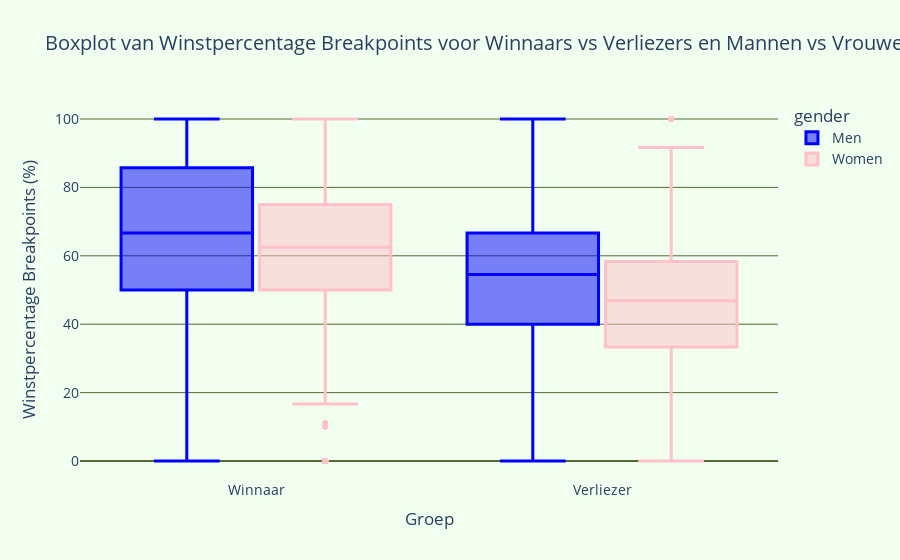

Notebook code cell kept with this figure:
### Markdown cell above
#### Tweede argument tweede perspectief

### Code cell
import pandas as pd
import plotly.express as px
import plotly.figure_factory as ff

# Laad het CSV-bestand
file_path = '../combined_cleaned_tennis_data.csv'
tennis_data = pd.read_csv(file_path)

# Converteer de relevante kolommen naar numeriek
tennis_data['w_bpSaved'] = pd.to_numeric(tennis_data['w_bpSaved'], errors='coerce')
tennis_data['w_bpFaced'] = pd.to_numeric(tennis_data['w_bpFaced'], errors='coerce')
tennis_data['l_bpSaved'] = pd.to_numeric(tennis_data['l_bpSaved'], errors='coerce')
tennis_data['l_bpFaced'] = pd.to_numeric(tennis_data['l_bpFaced'], errors='coerce')

# Bereken het percentage van gewonnen breakpoints
tennis_data['w_bpWinPercent'] = (tennis_data['w_bpSaved'] / tennis_data['w_bpFaced']) * 100
tennis_data['l_bpWinPercent'] = (tennis_data['l_bpSaved'] / tennis_data['l_bpFaced']) * 100

# Filter om te zorgen dat er geen negatieve waarden of NaN-waarden zijn
tennis_data_filtered = tennis_data[(tennis_data['w_bpWinPercent'].notna()) & (tennis_data['l_bpWinPercent'].notna()) & 
                                   (tennis_data['w_bpWinPercent'] >= 0) & (tennis_data['l_bpWinPercent'] >= 0)]

# Voeg een kolom toe om winnaar of verliezer aan te geven
winner_data = tennis_data_filtered.copy()
winner_data['result'] = 'Winnaar'
winner_data['bpWinPercent'] = winner_data['w_bpWinPercent']

loser_data = tennis_data_filtered.copy()
loser_data['result'] = 'Verliezer'
loser_data['bpWinPercent'] = loser_data['l_bpWinPercent']

# Combineer winnaars en verliezers data
combined_data = pd.concat([winner_data, loser_data])

# Zorg ervoor dat de categorieën van 'result' correct zijn
combined_data['result'] = pd.Categorical(combined_data['result'], categories=['Winnaar', 'Verliezer'])

# Interactieve boxplot met Plotly
fig = px.box(combined_data, x='result', y='bpWinPercent', color='gender', 
             title='Boxplot van Winstpercentage Breakpoints voor Winnaars vs Verliezers en Mannen vs Vrouwen',
             labels={'result': 'Groep', 'bpWinPercent': 'Winstpercentage Breakpoints (%)'},
             color_discrete_map={'Men': 'blue', 'Women': 'pink'},
             points='outliers',  # Toon outliers
             boxmode='group',    # Boxen groeperen
             category_orders={'result': ['Winnaar', 'Verliezer'], 'gender': ['Man', 'Vrouw']})

# Stijlen aanpassen voor betere leesbaarheid
fig.update_traces(marker=dict(size=6),  # Kleinere markers
                  line=dict(width=1.5),  # Dunne lijnen
                  selector=dict(type='box'))

# Mediane duidelijk markeren
for trace in fig.data:
    trace.line.width = 3

# Layout bijwerken
fig.update_layout(
    font=dict(size=14),  # Grotere lettergrootte voor leesbaarheid
    boxgap=0.2,  # Verminder de ruimte tussen de boxen
    bargap=0.05,  # Verminder de ruimte tussen de groepen boxen
    boxgroupgap=0.05,  # Verminder de ruimte tussen de groepen boxen
    paper_bgcolor='honeydew',  # Achtergrondkleur van het papier
    plot_bgcolor='honeydew',
    yaxis=dict(
        gridcolor='darkolivegreen', # Kleur van het rooster op de y-as
        zerolinecolor='darkolivegreen' # Kleur van het rooster op de y-as
    )
)

fig.show()

### Figure 1 — Plotly figure (JSON) as saved in the notebook; plotly's stock layout.template omitted (floating-point values rounded to 4 significant figures; data arrays with more than 128 entries replaced by an {"elided": "..."} marker saying what was removed)
{"data": [{"alignmentgroup": "True", "boxpoints": "outliers", "hovertemplate": "gender=Men<br>Groep=%{x}<br>Winstpercentage Breakpoints (%)=%{y}<extra></extra>", "legendgroup": "Men", "line": {"width": 3}, "marker": {"color": "blue", "size": 6}, "name": "Men", "notched": false, "offsetgroup": "Men", "orientation": "v", "showlegend": true, "type": "box", "x": {"elided": "4674 str values"}, "x0": " ", "xaxis": "x", "y": {"elided": "4674 float values"}, "y0": " ", "yaxis": "y"}, {"alignmentgroup": "True", "boxpoints": "outliers", "hovertemplate": "gender=Women<br>Groep=%{x}<br>Winstpercentage Breakpoints (%)=%{y}<extra></extra>", "legendgroup": "Women", "line": {"width": 3}, "marker": {"color": "pink", "size": 6}, "name": "Women", "notched": false, "offsetgroup": "Women", "orientation": "v", "showlegend": true, "type": "box", "x": {"elided": "3384 str values"}, "x0": " ", "xaxis": "x", "y": {"elided": "3384 float values"}, "y0": " ", "yaxis": "y"}], "layout": {"bargap": 0.05, "boxgap": 0.2, "boxgroupgap": 0.05, "boxmode": "group", "font": {"size": 14}, "legend": {"title": {"text": "gender"}, "tracegroupgap": 0}, "paper_bgcolor": "honeydew", "plot_bgcolor": "honeydew", "title": {"text": "Boxplot van Winstpercentage Breakpoints voor Winnaars vs Verliezers en Mannen vs Vrouwen"}, "xaxis": {"anchor": "y", "categoryarray": ["Winnaar", "Verliezer"], "categoryorder": "array", "domain": [0, 1], "title": {"text": "Groep"}}, "yaxis": {"anchor": "x", "domain": [0, 1], "gridcolor": "darkolivegreen", "title": {"text": "Winstpercentage Breakpoints (%)"}, "zerolinecolor": "darkolivegreen"}}}
